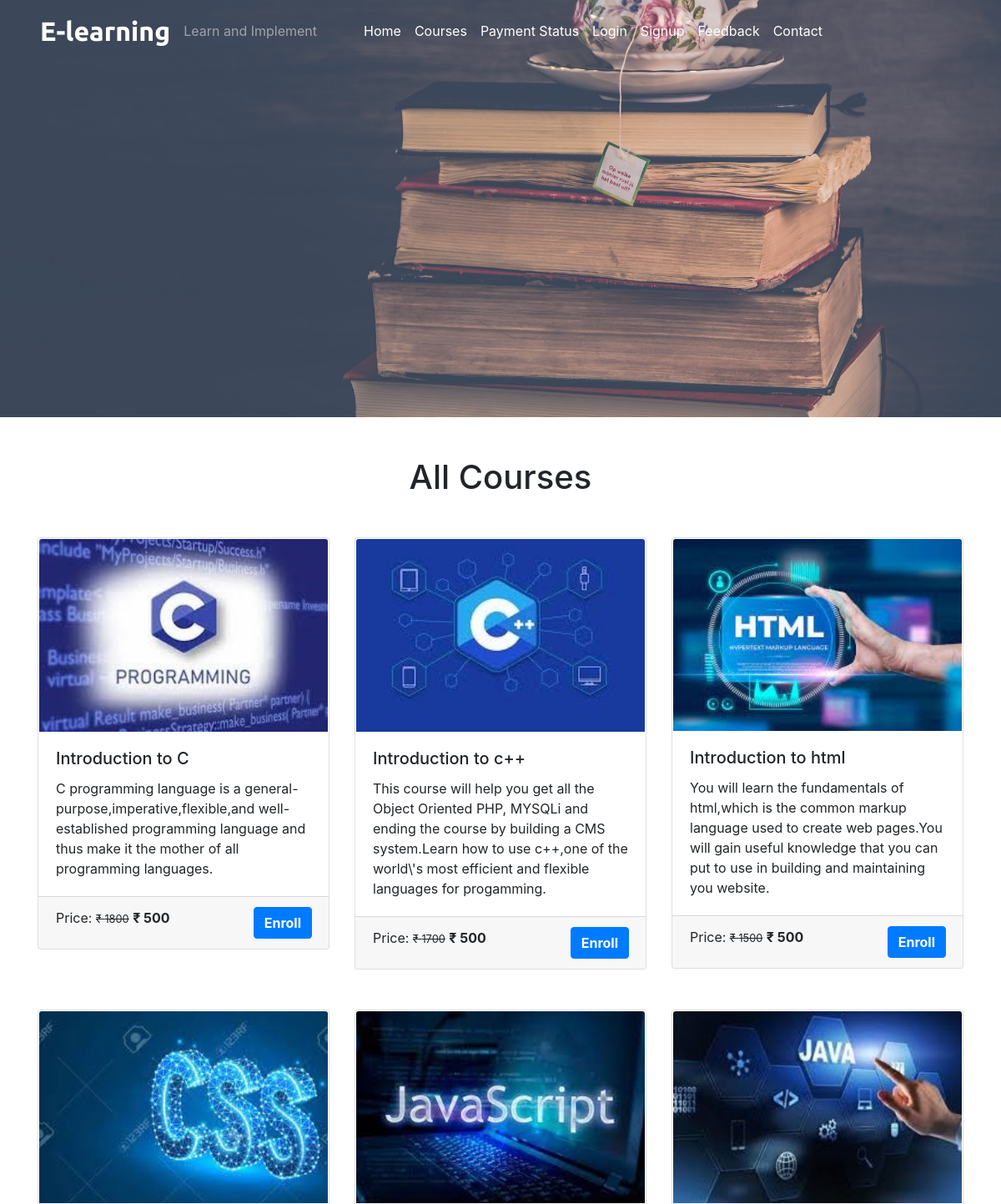
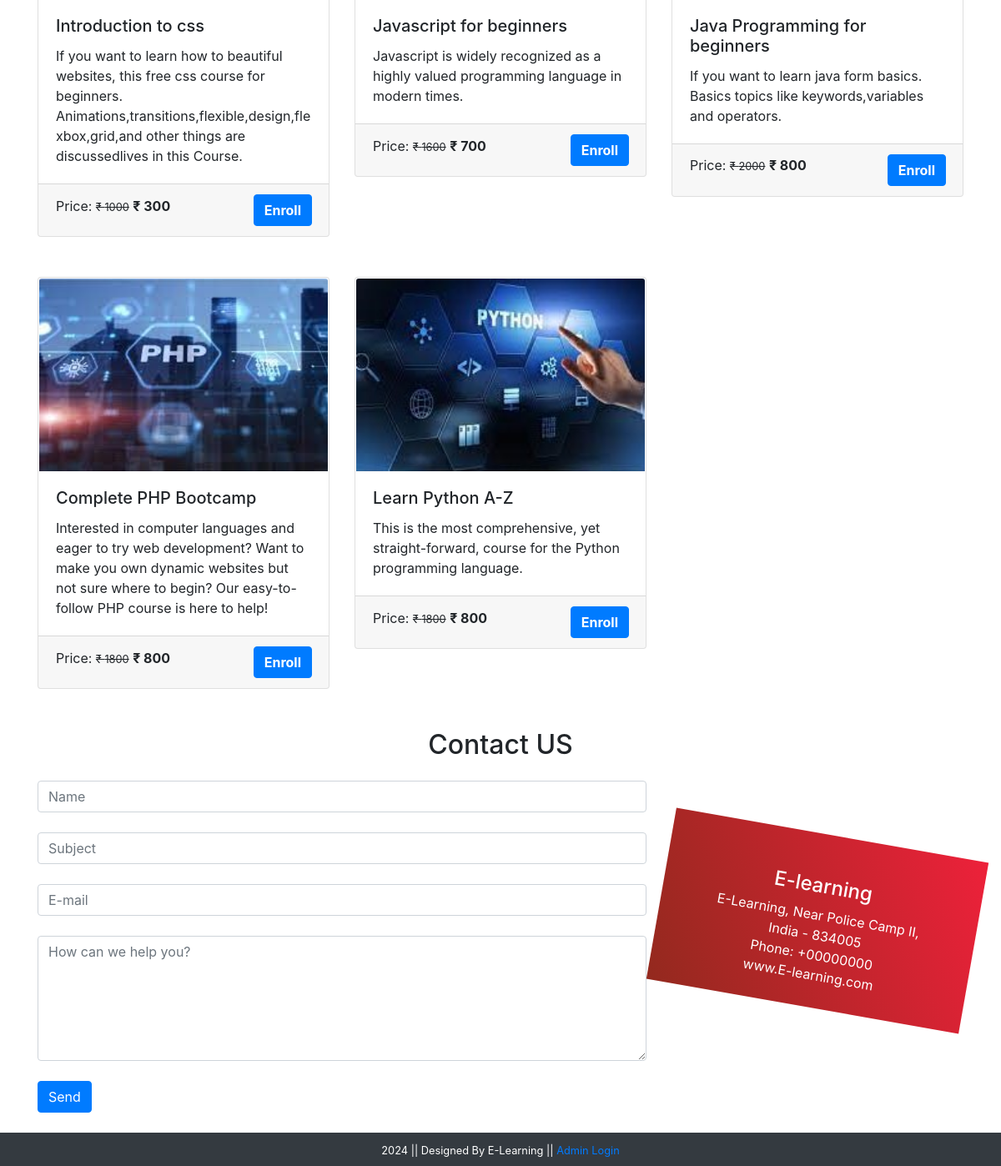
/courses.php, run on the app's committed database (2 pictures, top to bottom).
### tables this page shows
CREATE TABLE `course` (
  `course_id` int(11) NOT NULL,
  `course_name` text NOT NULL,
  `course_desc` text NOT NULL,
  `course_author` varchar(255) NOT NULL,
  `course_img` text NOT NULL,
  `course_duration` text NOT NULL,
  `course_price` int(11) NOT NULL,
  `course_original_price` int(11) NOT NULL
);

### courses.php (the view, shortened to what this page needs)
<?php
  include('./mainInclude/header.php');
?>
    <div class="container-fluid bg-dark">
      <div class="row">
        <img src="./image/coursebanner.jpg" alt="courses" style="height:500px; width:100%; object-fit:cover; box-shadow:10px;"/>
      </div>
    </div>
    <div class="container mt-5">
      <h1 class="text-center">All Courses</h1>
      <div class="row mt-4">
      <?php
          $sql = "SELECT * FROM course";
          $result = $conn->query($sql);
          if($result->num_rows > 0){
            while($row = $result->fetch_assoc()){
              $course_id = $row['course_id'];
              echo '
                <div class="col-sm-4 mb-4">
                  <a href="coursedetails.php?course_id='.$course_id.'" class="btn" style="text-align: left; padding:0px;"><div class="card">
                    <img src="'.str_replace('..', '.', $row['course_img']).'" class="card-img-top" alt="Guitar" />
                    <div class="card-body">
                      <h5 class="card-title">'.$row['course_name'].'</h5>
                      <p class="card-text">'.$row['course_desc'].'</p>
                    </div>
                    <div class="card-footer">
                      <p class="card-text d-inline">Price: <small><del>&#8377 '.$row['course_original_price'].'</del></small> <span class="font-weight-bolder">&#8377 '.$row['course_price'].'<span></p> <a class="btn btn-primary text-white font-weight-bolder float-right" href="coursedetails.php?course_id='.$course_id.'">Enroll</a>
                    </div>
                  </div> </a>
                </div>
              ';
            }
          }
        ?>
        </div>
      </div>
<?php
  include('./contact.php');
?>
<?php
  include('./mainInclude/footer.php');
?>

### data on the page
course: course_img (picture), course_name "Introduction to C", course_desc "C programming language is a general-purpose,imperative,flexible,and well-established programming language and thus make it the mother of all programming languages.", course_original_price "1800", course_price "500"
course: course_img (picture), course_name "Introduction to c++", course_desc "This course will help you get all the Object Oriented PHP, MYSQLi and ending the course by building a CMS system.Learn how to use c++,one of the world\\'s most efficient and flexible languages for progamming.", course_original_price "1700", course_price "500"
course: course_img (picture), course_name "Introduction to html", course_desc "You will learn the fundamentals of html,which is the common markup language used to create web pages.You will gain useful knowledge that you can put to use in building and maintaining you website.", course_original_price "1500", course_price "500"
course: course_img (picture), course_name "Introduction to css", course_desc "If you want to learn how to beautiful websites, this free css course for beginners. Animations,transitions,flexible,design,flexbox,grid,and other things are discussedlives in this Course.", course_original_price "1000", course_price "300"
course: course_img (picture), course_name "Javascript for beginners", course_desc "Javascript is widely recognized as a highly valued programming language in modern times.", course_original_price "1600", course_price "700"
course: course_img (picture), course_name "Java Programming for beginners", course_desc "If you want to learn java form basics. Basics topics like keywords,variables and operators.", course_original_price "2000", course_price "800"
course: course_img (picture), course_name "Complete PHP Bootcamp", course_desc "Interested in computer languages and eager to try web development? Want to make you own dynamic websites but not sure where to begin? Our easy-to-follow PHP course is here to help!", course_original_price "1800", course_price "800"
course: course_img (picture), course_name "Learn Python A-Z", course_desc "This is the most comprehensive, yet straight-forward, course for the Python programming language.", course_original_price "1800", course_price "800"
